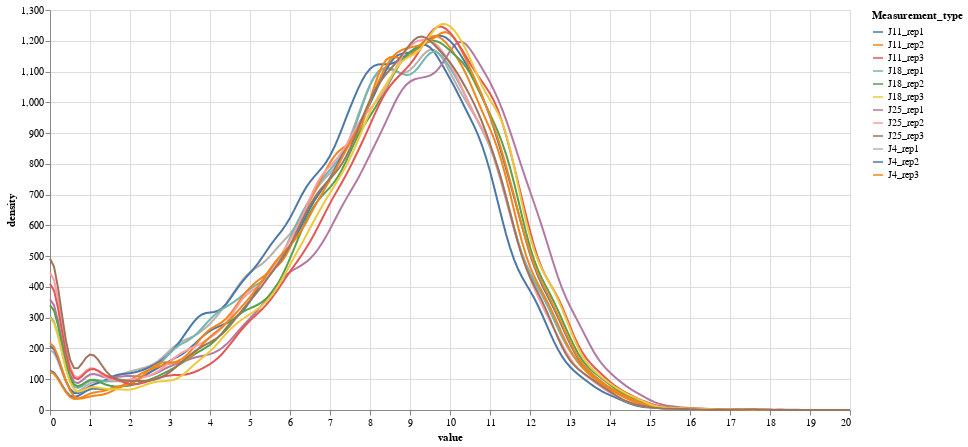

Notebook cell for this chart:
### Code cell
show_read_count_distribution('CRISPRi_countFrom_bam')

### Figure 1 — Vega-Lite specification as saved in the notebook (floating-point values rounded to 4 significant figures; data arrays with more than 128 entries replaced by an {"elided": "..."} marker saying what was removed)
{"config": {"view": {"continuousWidth": 400, "continuousHeight": 300}}, "data": {"name": "data-cebca2c5ad527a7d1f09b110cd681b06"}, "mark": "line", "encoding": {"color": {"type": "nominal", "field": "Measurement_type"}, "tooltip": [{"type": "nominal", "field": "Measurement_type"}, {"type": "quantitative", "field": "value"}, {"type": "quantitative", "field": "density"}], "x": {"type": "quantitative", "field": "value"}, "y": {"type": "quantitative", "field": "density"}}, "height": 400, "transform": [{"fold": ["J4_rep1", "J11_rep1", "J18_rep1", "J25_rep1", "J4_rep2", "J11_rep2", "J18_rep2", "J25_rep2", "J4_rep3", "J11_rep3", "J18_rep3", "J25_rep3"], "as": ["Measurement_type", "counts"]}, {"density": "counts", "bandwidth": 0.3, "counts": true, "extent": [0, 20], "groupby": ["Measurement_type"], "steps": 200}], "width": 800, "$schema": "https://vega.github.io/schema/vega-lite/v4.8.1.json", "datasets": {"data-cebca2c5ad527a7d1f09b110cd681b06": {"elided": "7456 records"}}}
